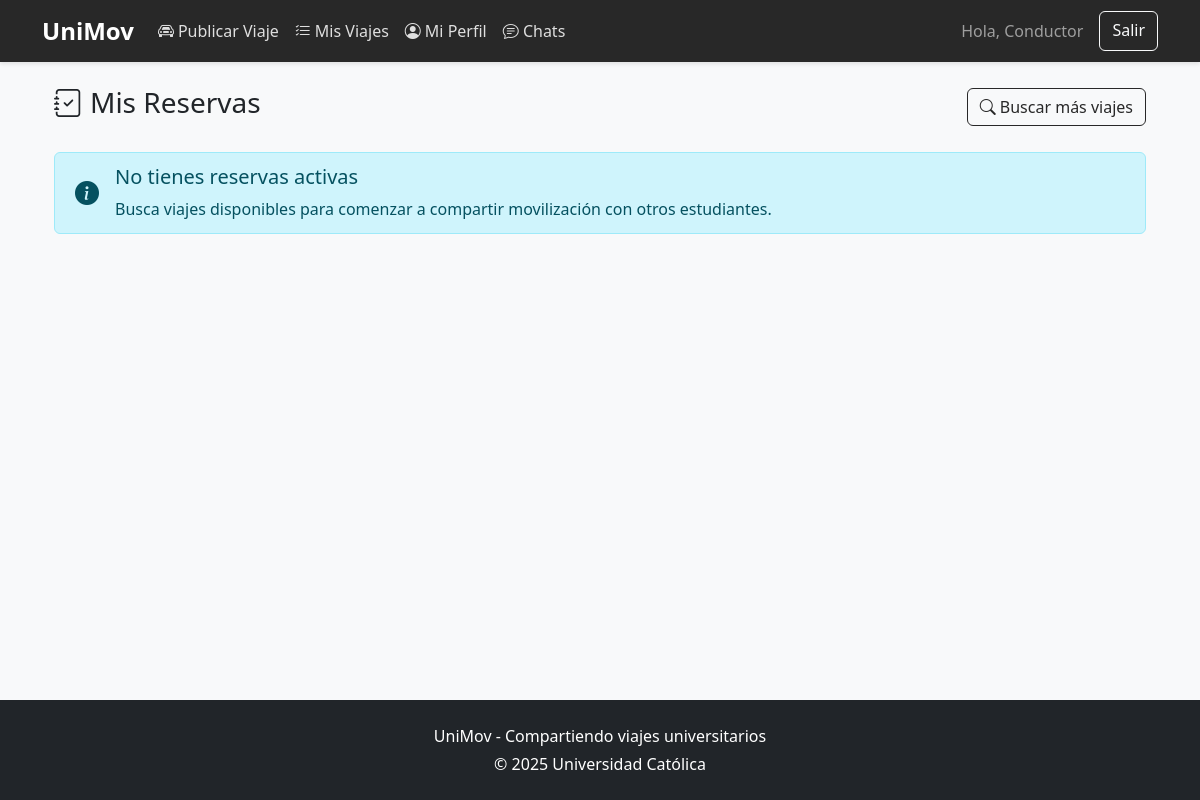
Page /mis-reservas/ (signed in) on the earlier database version.
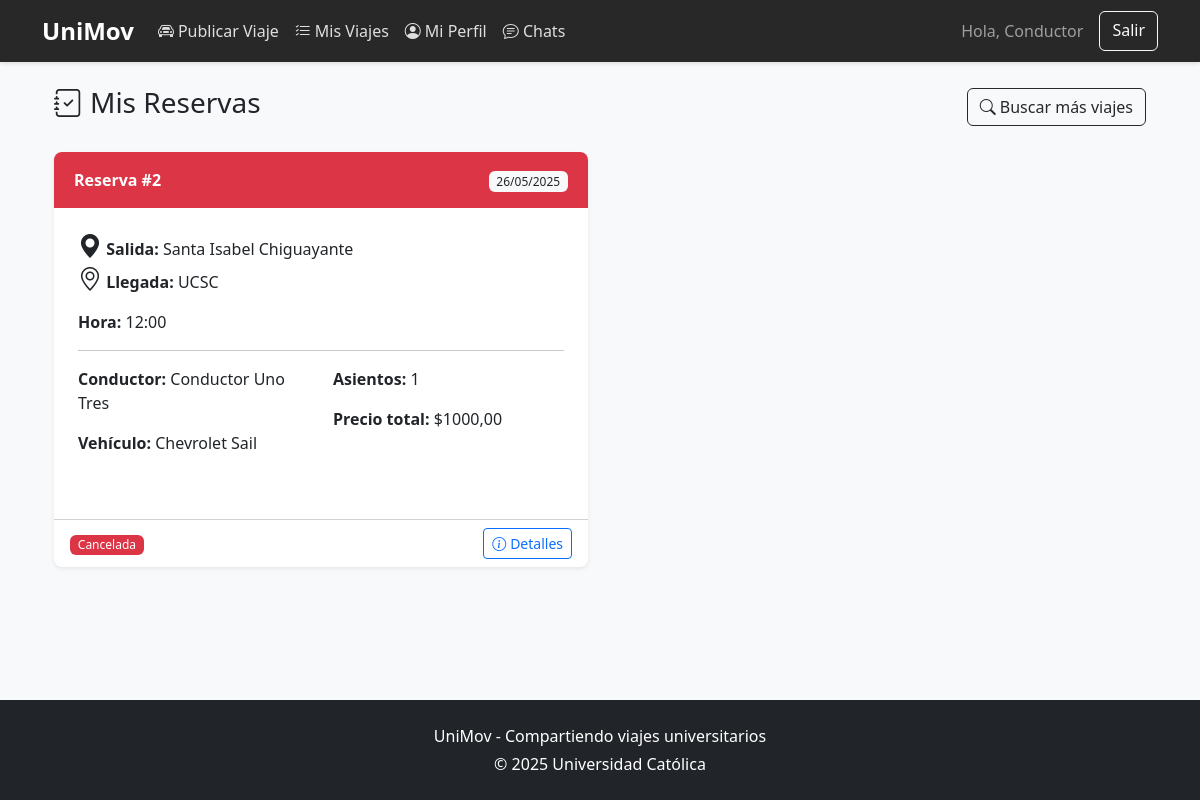
Same page on the later database version.
### core/models.py (models this page shows, shortened)
class Usuario(AbstractUser):
    TIPO_USUARIO_CHOICES = [
        ('conductor', 'Conductor'),
        ('pasajero', 'Pasajero'),
    ]
    tipo_usuario = models.CharField(max_length=10, choices=TIPO_USUARIO_CHOICES, default='pasajero')
    run = models.CharField(max_length=12)
    telefono = models.CharField(max_length=15, blank=True, null=True)
    universidad = models.CharField(max_length=100, blank=True, null=True)
    calificacion = models.FloatField(
        validators=[MinValueValidator(0.0), MaxValueValidator(5.0)],
        default=5.0
    )
    aprobado = models.BooleanField(default=False, verbose_name="Cuenta aprobada")
    fecha_registro = models.DateTimeField(auto_now_add=True)
    documento_pdf = models.BinaryField(null=True, blank=True, editable=True)
    documento_nombre = models.CharField(max_length=255, null=True, blank=True)
    documento_tipo = models.CharField(max_length=100, null=True, blank=True)
    documento_size = models.PositiveIntegerField(null=True, blank=True)

class Reserva(models.Model):
    ESTADO_CHOICES = [
        ('pendiente', 'Pendiente'),
        ('confirmada', 'Confirmada'),
        ('cancelada', 'Cancelada'),
        ('completada', 'Completada'),
    ]
    viaje = models.ForeignKey(Viaje, on_delete=models.CASCADE, related_name='reservas')
    pasajero = models.ForeignKey(Usuario, on_delete=models.CASCADE, related_name='reservas_pasajero')
    asientos_reservados = models.PositiveIntegerField(default=1)
    estado = models.CharField(max_length=10, choices=ESTADO_CHOICES, default='pendiente')
    creado_en = models.DateTimeField(auto_now_add=True)

class Viaje(models.Model):
    conductor = models.ForeignKey(Usuario, on_delete=models.CASCADE, related_name='viajes_conductor')
    vehiculo = models.ForeignKey(Vehiculo, on_delete=models.CASCADE, related_name='viajes')
    origen = models.CharField(max_length=255)
    destino = models.CharField(max_length=255)
    fecha_hora_salida = models.DateTimeField()
    asientos_disponibles = models.PositiveIntegerField()
    precio_por_pasajero = models.DecimalField(max_digits=10, decimal_places=2)
    descripcion = models.TextField(blank=True, null=True)
    activo = models.BooleanField(default=True)
    creado_en = models.DateTimeField(auto_now_add=True)

class Vehiculo(models.Model):
    conductor = models.ForeignKey(Usuario, on_delete=models.CASCADE, related_name='vehiculos')
    marca = models.CharField(max_length=50)
    modelo = models.CharField(max_length=50)
    año = models.PositiveIntegerField()
    patente = models.CharField(max_length=10, unique=True)
    color = models.CharField(max_length=30)
    asientos_disponibles = models.PositiveIntegerField(default=1)

### core/views.py (the view)
# urls.py: path('mis-reservas/', views.mis_reservas, name='mis_reservas'),
@login_required
def mis_reservas(request):
    reservas = Reserva.objects.filter(
        pasajero=request.user
    ).select_related('viaje', 'viaje__conductor').prefetch_related('viaje__chats__mensajes')
    for reserva in reservas:
        reserva.chat = reserva.viaje.chats.filter(pasajero=request.user).first()
        if reserva.chat:
            reserva.tiene_mensajes_no_leidos = reserva.chat.mensajes.filter(
                leido=False,
                autor=reserva.viaje.conductor
            ).exists()
    return render(request, 'core/mis_reservas.html', {'reservas': reservas})

### core/templates/core/mis_reservas.html (shortened to what this page needs)
{% extends 'core/base.html' %}
{% block content %}
<div class="container">
    <div class="d-flex justify-content-between align-items-center mb-4">
        <h2><i class="bi bi-journal-check me-2"></i>Mis Reservas</h2>
        <div>
            <a href="{% url 'inicio' %}" class="btn btn-outline-ucsc">
                <i class="bi bi-search me-1"></i>Buscar más viajes
            </a>
        </div>
    </div>
    {% if reservas %}
    <div class="row">
        {% for reserva in reservas %}
        <div class="col-md-6 mb-4">
            <div class="card h-100 shadow-sm">
                <div class="card-header d-flex justify-content-between align-items-center {% if reserva.estado == 'confirmada' %}bg-success text-white{% elif reserva.estado == 'cancelada' %}bg-danger text-white{% elif reserva.estado == 'completada' %}bg-secondary text-white{% else %}bg-warning text-dark{% endif %}">
                    <div>
                        <strong>Reserva #{{ reserva.id }}</strong>
                    </div>
                    <div>
                        <span class="badge bg-light text-dark">
                            {{ reserva.viaje.fecha_hora_salida|date:"d/m/Y" }}
                        </span>
                    </div>
                </div>
                <div class="card-body">
                    <div class="row mb-3">
                        <div class="col-11">
                            <p class="mb-1"><strong><i class="bi bi-geo-alt-fill h4 text-ucsc"></i> Salida:</strong> {{ reserva.viaje.origen }}</p>
                            <p class="mb-3"><strong><i class="bi bi-geo-alt h4 text-ucsc"></i> Llegada:</strong> {{ reserva.viaje.destino }}</p>
                            <p class="mb-0"><strong>Hora:</strong> {{ reserva.viaje.fecha_hora_salida|date:"H:i" }}</p>
                        </div>
                    </div>
                    <hr>
                    <div class="row">
                        <div class="col-md-6">
                            <p><strong>Conductor:</strong> {{ reserva.viaje.conductor.get_full_name }}</p>
                            <p><strong>Vehículo:</strong> {{ reserva.viaje.vehiculo.marca }} {{ reserva.viaje.vehiculo.modelo }}</p>
                        </div>
                        <div class="col-md-6">
                            <p><strong>Asientos:</strong> {{ reserva.asientos_reservados }}</p>
                            <p><strong>Precio total:</strong> ${{ reserva.viaje.precio_por_pasajero|floatformat:2 }}</p>
                        </div>
                    </div>
                </div>
                <div class="card-footer bg-transparent">
                    <div class="d-flex justify-content-between align-items-center">
                        <div>
                            {% if reserva.estado == 'pendiente' %}
                                <span class="badge bg-warning text-dark">Pendiente de confirmación</span>
                            {% elif reserva.estado == 'confirmada' %}
                                <span class="badge bg-success">Confirmada</span>
                            {% elif reserva.estado == 'cancelada' %}
                                <span class="badge bg-danger">Cancelada</span>
                            {% else %}
                                <span class="badge bg-secondary">Completada</span>
                            {% endif %}
                        </div>
                        <div class="btn-group">
                            <button type="button" class="btn btn-sm btn-outline-primary" data-bs-toggle="modal" data-bs-target="#detallesModal{{ reserva.id }}">
                                <i class="bi bi-info-circle me-1"></i>Detalles
                            </button>
                        </div>
                    </div>
                </div>
            </div>
        </div>
        {% endfor %}
    </div>
    {% else %}
    <div class="alert alert-info">
        <div class="d-flex align-items-center">
            <i class="bi bi-info-circle-fill me-3 fs-4"></i>
            <div>
                <h5 class="alert-heading">No tienes reservas activas</h5>
                <p class="mb-0">Busca viajes disponibles para comenzar a compartir movilización con otros estudiantes.</p>
            </div>
        </div>
    </div>
    {% endif %}
</div>
{% endblock %}

### core/templates/core/base.html (shortened to what this page needs)
<!DOCTYPE html>
{% load static %}
<html lang="es">
<head>
    <link href="https://cdn.jsdelivr.net/npm/bootstrap@5.3.0/dist/css/bootstrap.min.css" rel="stylesheet">
    <link rel="stylesheet" href="{% static 'core/styles.css' %}">
    <link href="https://cdn.jsdelivr.net/npm/bootstrap@5.3.0/dist/css/bootstrap.min.css" rel="stylesheet">
    <link rel="stylesheet" href="https://cdn.jsdelivr.net/npm/bootstrap-icons@1.10.0/font/bootstrap-icons.css">
    <link rel="stylesheet" href="{% static 'core/styles.css' %}">
</head>
<body>
    <nav class="navbar navbar-expand-lg navbar-dark bg-ucsc">
        <div class="container">
            <a class="navbar-brand" href="{% url 'inicio' %}">UniMov</a>
            <div class="collapse navbar-collapse">
                <ul class="navbar-nav me-auto">
                    {% if user.is_authenticated %}
                        {% if user.tipo_usuario == 'conductor' %}
                            <li class="nav-item">
                                <a class="nav-link" href="{% url 'publicar_viaje' %}">
                                    <i class="bi bi-car-front me-1"></i>Publicar Viaje
                                </a>
                            </li>
                            <li class="nav-item">
                                <a class="nav-link" href="{% url 'mis_viajes' %}">
                                    <i class="bi bi-list-check me-1"></i>Mis Viajes
                                </a>
                            </li>
                        {% endif %}
                        <li class="nav-item">
                            <a class="nav-link" href="{% url 'perfil' %}">
                                <i class="bi bi-person-circle me-1"></i>Mi Perfil
                            </a>
                        </li>
                        <li class="nav-item">
                            <a class="nav-link position-relative" href="{% url 'lista_chats' %}">
                                <i class="bi bi-chat-text"></i> Chats
                            </a>
                        </li>
                    {% endif %}
                </ul>
                <div class="d-flex">
                    {% if user.is_authenticated %}
                        <span class="navbar-text me-3">Hola, {{ user.first_name }}</span>
                        <a href="{% url 'logout' %}" class="btn btn-outline-light">Salir</a>
                    {% else %}
                        <a href="{% url 'login' %}" class="btn btn-outline-light me-2">Ingresar</a>
                        <a href="{% url 'registro' %}" class="btn btn-light">Registrarse</a>
                    {% endif %}
                </div>
            </div>
        </div>
    </nav>
    <main class="container my-4">
        {% block content %}{% endblock %}
    </main>
    <footer class="bg-dark text-white py-4 mt-5" style="position: fixed; bottom: 0; width: 100%;">
        <div class="container text-center">
            <p>UniMov - Compartiendo viajes universitarios</p>
            <p class="mb-0">© {% now "Y" %} Universidad Católica</p>
        </div>
    </footer>
</body>
</html>

### core/static/core/styles.css (style rules this page uses)
:root { --ucsc-blue: #282828; --ucsc-dark-blue: #4b4b4b; --ucsc-light: #f8f9fa; --ucsc-light-gray: #e9ecef; --ucsc-text: #212529; }
h2 { font-size: 28px; }
.bg-ucsc { background-color: var(--ucsc-blue); }
.navbar-brand { font-weight: bold; }
body { font-family: 'Segoe UI', Tahoma, Geneva, Verdana, sans-serif; color: var(--ucsc-text); background-color: var(--ucsc-light); display: flex; flex-direction: column; margin: 0 auto; }
.container { flex: 1; }
.navbar { background-color: var(--ucsc-blue) !important; box-shadow: 0 2px 4px rgba(0, 0, 0, 0.1); }
.navbar-brand { font-weight: 700; font-size: 1.5rem; }
.navbar-nav .nav-link { color: rgba(255, 255, 255, 0.85); padding: 0.5rem 1rem; transition: color 0.3s; }
.card { border: none; border-radius: 0.5rem; box-shadow: 0 0.125rem 0.25rem rgba(0, 0, 0, 0.075); transition: transform 0.3s, box-shadow 0.3s; margin-bottom: 1.5rem; }
.card-header { border-bottom: none; border-radius: 0.5rem 0.5rem 0 0 !important; padding: 1rem 1.25rem; }
.card-body { padding: 1.5rem; }
.btn-outline-ucsc { border-color: var(--ucsc-blue); color: var(--ucsc-blue); }
.badge { font-weight: 500; padding: 0.35em 0.65em; }
footer { background-color: var(--ucsc-dark-blue); color: white; padding: 1.5rem 0; margin-top: 3rem; }
footer p { margin-bottom: 0.25rem; }

Differences in the rows shown:
added Reserva: id "2", viaje.fecha_hora_salida "26/05/2025", viaje.origen "Santa Isabel Chiguayante", viaje.destino "UCSC", viaje.fecha_hora_salida "12:00", viaje.conductor.get_full_name "Conductor Uno Tres", viaje.vehiculo.marca "Chevrolet", viaje.vehiculo.modelo "Sail", asientos_reservados "1", viaje.precio_por_pasajero "1000,00", estado "Cancelada"
Other differences:
text no longer shown: "No tienes reservas activas Busca viajes disponibles para comenzar a compartir movilización con otros estudiantes."
